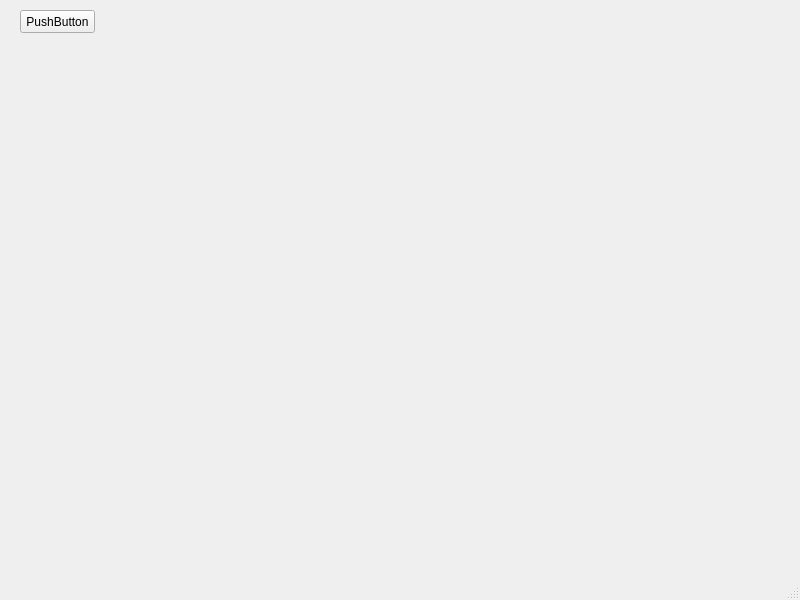
<?xml version="1.0" encoding="UTF-8"?>
<ui version="4.0">
 <class>MainWindow</class>
 <widget class="QMainWindow" name="MainWindow">
  <property name="geometry">
   <rect>
    <x>0</x>
    <y>0</y>
    <width>800</width>
    <height>600</height>
   </rect>
  </property>
  <property name="windowTitle">
   <string>MainWindow</string>
  </property>
  <widget class="QWidget" name="centralwidget">
   <widget class="QPushButton" name="pushButton">
    <property name="geometry">
     <rect>
      <x>20</x>
      <y>10</y>
      <width>75</width>
      <height>23</height>
     </rect>
    </property>
    <property name="text">
     <string>PushButton</string>
    </property>
   </widget>
  </widget>
  <widget class="QMenuBar" name="menubar">
   <property name="geometry">
    <rect>
     <x>0</x>
     <y>0</y>
     <width>800</width>
     <height>21</height>
    </rect>
   </property>
  </widget>
  <widget class="QStatusBar" name="statusbar"/>
 </widget>
 <resources/>
 <connections/>
</ui>
